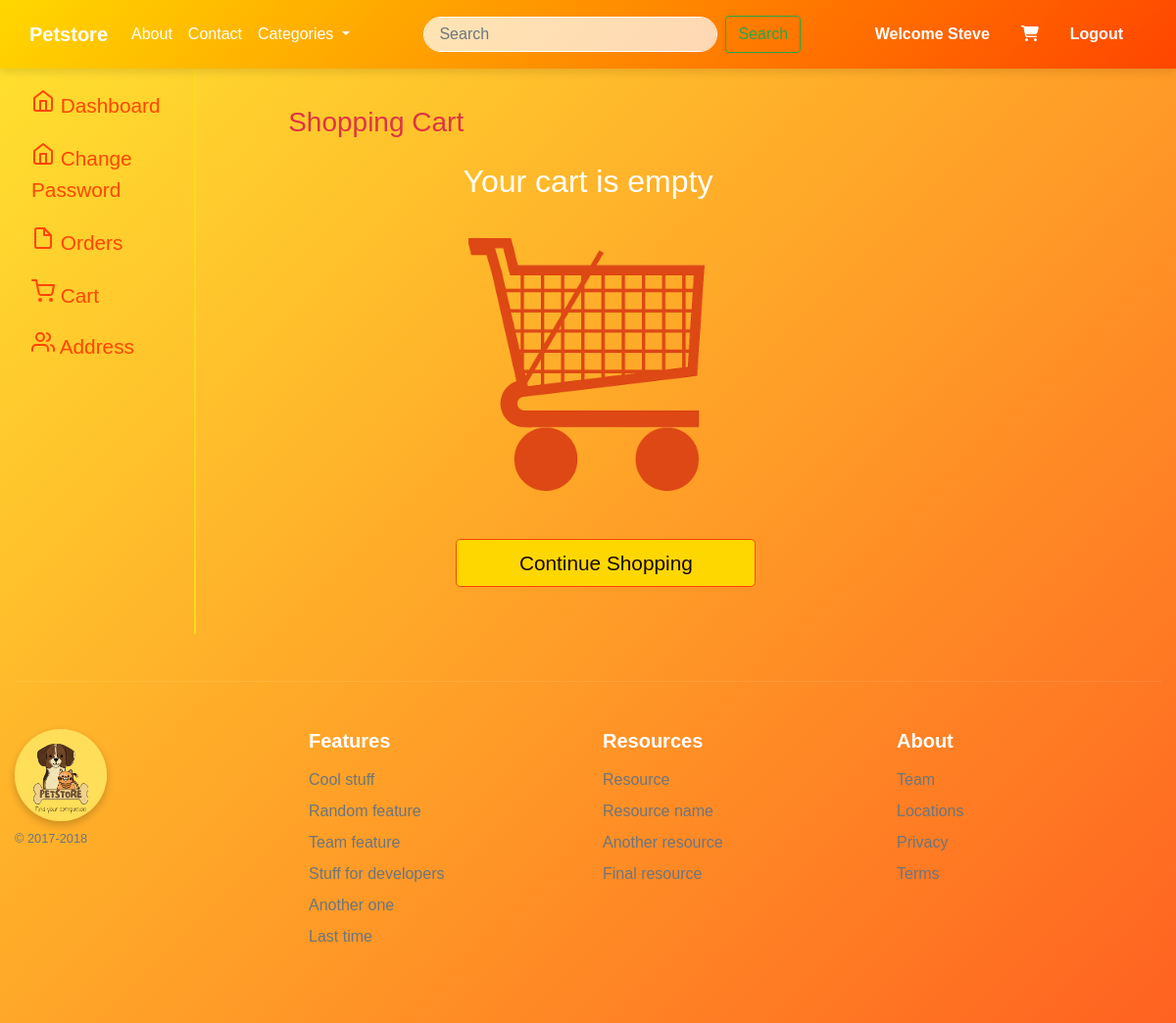
The page /view_cart/ (signed in) on the database as committed earlier.
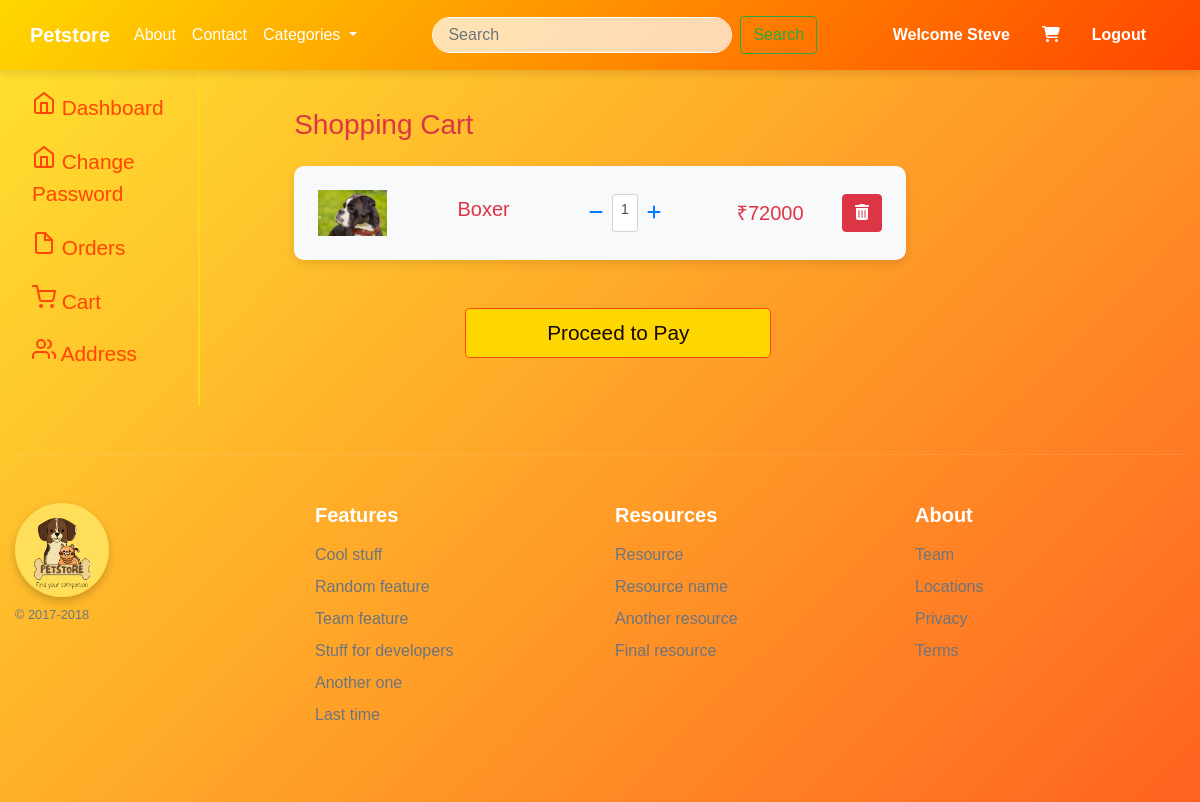
The same page on the database as committed later.
### core/models.py (models this page shows, shortened)
class Cart(models.Model):
    user = models.ForeignKey(User, on_delete=models.CASCADE)       #Each cart instance is associated with a single user.
    product = models.ForeignKey(Pet, on_delete=models.CASCADE)     #Each cart instance is associated with a single pet product. Similarly, the on_delete=models.CASCADE argument means that if the referenced Pet object is deleted, the corresponding Cart instances associated with that product will be deleted.
    quantity = models.PositiveIntegerField(default=1)              # Quantity cannot be negative so we have used PositiveIntegerField

class Pet(models.Model):
    CATEGORY_CHOICES = [
        ('DOG', 'Dog'),
        ('CAT', 'Cat'),
        ('BIRD', 'Bird'),
    ]
    name = models.CharField(max_length=100)
    category = models.CharField(max_length=20, choices=CATEGORY_CHOICES)
    small_description=models.CharField(max_length=300)
    description=models.TextField()
    selling_price = models.IntegerField()
    discounted_price = models.IntegerField()
    percentage = models.IntegerField(default=0)
    price_and_quantity_total = models.IntegerField(default=0)
    pet_image =models.ImageField(upload_to='pet_images')  # As we are using image field we have to intall 'pillow'. And we have to Define MEDIA_URL in settings.py file so that all folder should save in media directory

### core/views.py (the view)
# urls.py: path('view_cart/',views.view_cart, name="viewcart"),
def view_cart(request):
    cart_items = Cart.objects.filter(user=request.user)      # cart_items will fetch product of current user, and show product available in the cart of the current user.
    total =0
    delhivery_charge =2000
    for item in cart_items:
        item.product.price_and_quantity_total = item.product.discounted_price * item.quantity
        total += item.product.price_and_quantity_total
    final_price= delhivery_charge + total
    return render(request, 'core/view_cart.html', {'cart_items': cart_items,'total':total,'final_price':final_price})

### core/templates/core/view_cart.html (shortened to what this page needs)
{% extends "core/base.html" %}
{% load static %}
{% block content %}
<div class="container-fluid profile view-cart view-cart-right-side-bar">
      <div class="row">
        <div class="col-md-2 d-none d-md-block sidebar" >
            <nav >
            <div class="sidebar-sticky">
                <ul class="nav flex-column">
                <li class="nav-item">
                    <a class="nav-link active" href="{% url "profile" %}">
                    Dashboard <span class="sr-only">(current)</span>
                    </a>
                </li>
                <li class="nav-item">
                    <a class="nav-link active" href="{% url "changepassword" %}">
                    Change Password <span class="sr-only">(current)</span>
                    </a>
                </li>
                <li class="nav-item">
                    <a class="nav-link " href="{% url "order" %}">
                    Orders
                    </a>
                </li>
                <li class="nav-item">
                    <a class="nav-link" href="{% url "viewcart" %}">
                    Cart
                    </a>
                </li>
                <li class="nav-item">
                    <a class="nav-link" href="{% url "address" %}">
                    Address
                    </a>
                </li>
                </ul>
            </div>
            </nav>
        </div>
        <div class="col-md-8">
            <div class="container h-100 py-5">
                <div class="row d-flex justify-content-center align-items-center h-100">
                <div class="col-10">
                    <div class="d-flex justify-content-between align-items-center mb-4">
                    <h3 class="fw-normal mb-0 text-black text-danger">Shopping Cart</h3>
                    </div>
                {% for item in cart_items %}
                    <div class="card rounded-3 mb-4">
                        <div class="card-body p-4">
                            <div class="row d-flex justify-content-between align-items-center">
                            <div class="col-md-2 col-lg-2 col-xl-2">
                                <img
                                src="{{item.product.pet_image.url}}"
                                class="img-fluid rounded-3" alt="Cotton T-shirt">
                            </div>
                            <div class="col-md-3 col-lg-3 col-xl-3">
                                <p class="lead fw-normal text-danger mb-2">{{item.product.name}}</p>
                            </div>
                            <div class="col-md-3 col-lg-3 col-xl-2 d-flex">
                                <button class="btn btn-link px-2">
                                <a href="{% url 'delete_quantity' item.id %}"><i class="fas fa-minus"></i></a>
                                </button>
                                <div class="form-control form-control-sm">
                                    {{item.quantity}}
                                </div>
                                <button class="btn btn-link px-2">
                                <a href="{% url 'add_quantity' item.id %}"><i class="fas fa-plus"></i></a>
                                </button>
                            </div>
                            <div class="col-md-3 col-lg-2 col-xl-2 offset-lg-1 ">
                                <h5 class="mb-0 text-danger">₹{{item.product.discounted_price}}</h5>
                            </div>
                            <form action="{% url "deletecart" item.id %}" method="POST">
                                    <div class="col-md-1 col-lg-1 col-xl-1 text-end">
                                     <button type="submit" class="btn btn-danger">
                                            <i class="fa-solid fa-trash-can"></i>                                     </button>
                                    </div>
                             </form>
                            </div>
                        </div>
                    </div>
                    {% endfor %}
                    {% if cart_items %}
                    <a href="{% url "checkout" %}" >
                        <div >
                            <button type="button" class="btn btn-success btn-block btn-lg proceed-to-pay ">Proceed to Pay</button>
                        </div>
                    </a>
                    {% else %}
                    <figure>
                        <figcaption class="figcaption"><h2>Your cart is empty</h2></figcaption>
                        <img src="{% static "core/images/empty_cart.png" %}" alt="empty_cart" class="empty-cart">
                    </figure>
                        <a href="{% url "home" %}" >
                        <div >
                            <button type="button" class="btn btn-success btn-block btn-lg proceed-to-pay ">Continue Shopping</button>
                        </div>
                    </a>
                    {% endif %}
                </div>
            </div>
        </div>
</div>
</div>
{% endblock content %}

### core/templates/core/base.html (shortened to what this page needs)
<!DOCTYPE html>
{% load static%}
<html lang="en">
    <head>
        <link rel="stylesheet" href="{% static "core/css/fontawesome.css" %}">
        <link rel="stylesheet" href="{% static "core/css/bootstrap.min.css" %}">
        <link rel="stylesheet" href="{% static "core/css/core.css" %}">
    </head>
    <body>
        {% include "core/navbar.html" %}
        {% block content %}{% endblock content %}
        {% include "core/footer.html" %}
    </body>
</html>

### core/templates/core/navbar.html (shortened to what this page needs)
<nav class="navbar navbar-expand-lg fixed-top navbar-custom">
  <div class="container">
    <a class="navbar-brand" href="/">Petstore</a>
    <div class="collapse navbar-collapse" id="navbarSupportedContent">
      <ul class="navbar-nav mr-auto">
        <li class="nav-item active">
          <a class="nav-link" href="{% url 'about' %}">About<span class="sr-only">(current)</span></a>
        </li>
        <li class="nav-item">
          <a class="nav-link" href="{% url 'contact' %}">Contact</a>
        </li>
        <li class="nav-item dropdown">
          <a class="nav-link dropdown-toggle" href="/" role="button" data-toggle="dropdown" aria-expanded="false">
            Categories
          </a>
        </li>
      </ul>
      <form class="form-inline my-lg-0 mr-auto">
        <input class="form-control custom-search-bar mr-2 " type="search" placeholder="Search" aria-label="Search" style="width:300px">
        <button class="btn  btn-outline-success  my-2 my-sm-0" type="submit">Search</button>
      </form>
      <ul class="navbar-nav">
        {% if request.user.is_authenticated %}
        <li class="nav-item active">
          <a class="nav-link mr-3 nav-user" href="{% url 'profile' %}"><b>Welcome {{user.first_name}}</b></a>
        </li>
        <li class="nav-item">
          <a class="nav-link mr-3" href="{% url 'viewcart' %}">
            <i class="fa fa-shopping-cart"></i>
          </a>
        </li>
        <li class="nav-item">
          <a class="nav-link mr-3 nav-user" href="{% url 'logout' %}">Logout</a>
        </li>
        {% endif %}
      </ul>
    </div>
  </div>
</nav>

### core/templates/core/footer.html
{% load static %}
<footer class="pt-4 my-md-5 pt-md-5 border-top">
    <div class="row">
      <div class="col-12 col-md">
        <img class="mb-2" src="{% static "core/images/petstore_logo.png" %}" alt="" width="94" height="94">
        <small class="d-block mb-3 text-muted">© 2017-2018</small>
      </div>
      <div class="col-6 col-md">
        <h5>Features</h5>
        <ul class="list-unstyled text-small">
          <li><a class="text-muted" href="#">Cool stuff</a></li>
          <li><a class="text-muted" href="#">Random feature</a></li>
          <li><a class="text-muted" href="#">Team feature</a></li>
          <li><a class="text-muted" href="#">Stuff for developers</a></li>
          <li><a class="text-muted" href="#">Another one</a></li>
          <li><a class="text-muted" href="#">Last time</a></li>
        </ul>
      </div>
      <div class="col-6 col-md">
        <h5>Resources</h5>
        <ul class="list-unstyled text-small">
          <li><a class="text-muted" href="#">Resource</a></li>
          <li><a class="text-muted" href="#">Resource name</a></li>
          <li><a class="text-muted" href="#">Another resource</a></li>
          <li><a class="text-muted" href="#">Final resource</a></li>
        </ul>
      </div>
      <div class="col-6 col-md">
        <h5>About</h5>
        <ul class="list-unstyled text-small">
          <li><a class="text-muted" href="#">Team</a></li>
          <li><a class="text-muted" href="#">Locations</a></li>
          <li><a class="text-muted" href="#">Privacy</a></li>
          <li><a class="text-muted" href="#">Terms</a></li>
        </ul>
      </div>
    </div>
</footer>

### core/static/core/css/core.css (style rules this page uses)
body { background: linear-gradient(135deg, #ffe02f, #ff5c20); transition: background 0.5s ease; font-family: 'Arial', sans-serif; }
.navbar-custom { background: linear-gradient(135deg, #FFD700, #FF4500); padding: 15px; transition: background 0.3s ease-in-out, padding 0.3s ease-in-out; box-shadow: 0 4px 8px rgba(0, 0, 0, 0.1); }
.navbar-custom .navbar-brand { font-weight: bold; color: #fff; transition: color 0.3s; }
.navbar-custom .nav-user { font-weight: bold; transition: color 0.3s; }
.navbar-custom .nav-link { color: #fff; transition: color 0.3s, transform 0.3s; }
.custom-search-bar { border-radius: 20px; border: 1px solid #fff; padding: 5px 15px; background-color: rgba(255, 255, 255, 0.7); }
.container { max-width: 1200px; margin: auto; border-radius: 15px; }
.card { box-shadow: 0 4px 10px rgba(0, 0, 0, 0.1); transition: transform 0.3s ease, box-shadow 0.3s ease; }
.card-body { background-color: #f8f9fa; text-align: center; border-radius: 10px; }
.lead { font-size: 1.25rem; font-weight: 300; color: #160802; }
footer { background: linear-gradient(135deg, #FFD700); padding: 2rem 0; color: #fff; }
footer h5 { font-weight: bold; margin-bottom: 1rem; }
footer ul { padding-left: 0; list-style: none; }
footer ul li { margin-bottom: 0.5rem; }
footer ul li a { color: #fff; text-decoration: none; transition: color 0.3s ease; }
footer img { border-radius: 50%; box-shadow: 0 4px 8px rgba(0, 0, 0, 0.2); }
footer small { color: #fff; }
.border-top { border-color: rgba(255, 255, 255, 0.1) !important; }
.profile { background: #f8f9fa; }
.sidebar { padding: 1rem; border-right: 2px solid #fcdb1e; }
.sidebar .nav-link { color: #FF4500; transition: background-color 0.3s, color 0.3s; font-size: 1.3rem; margin-top: 4%; }
.card { background: linear-gradient(135deg, #ffe02f, #ff5c20); border: none; border-radius: 10px; transition: box-shadow 0.3s, transform 0.3s; }
.btn-success { background-color: #FFD700; border-color: #FF4500; color: #160802; font-size: 1.3rem; }
.view-cart { margin-top: 5%; }
.view-cart-right-side-bar { background: linear-gradient(135deg, #ffe02f, #ff5c20); }
@media (min-width: 768px) { .sidebar { display: block; } }
.profile { padding-bottom: 7%; }
.proceed-to-pay { margin-top: 8%; width: 50%; margin-left: 28%; }

Rows that differ between the two databases and show on the page:
added Cart: product.pet_image (picture), product.name "Boxer", quantity "1", product.discounted_price "72000"
Other text that changed with them:
text no longer shown: "Your cart is empty Continue Shopping"
text now shown: "Proceed to Pay"
